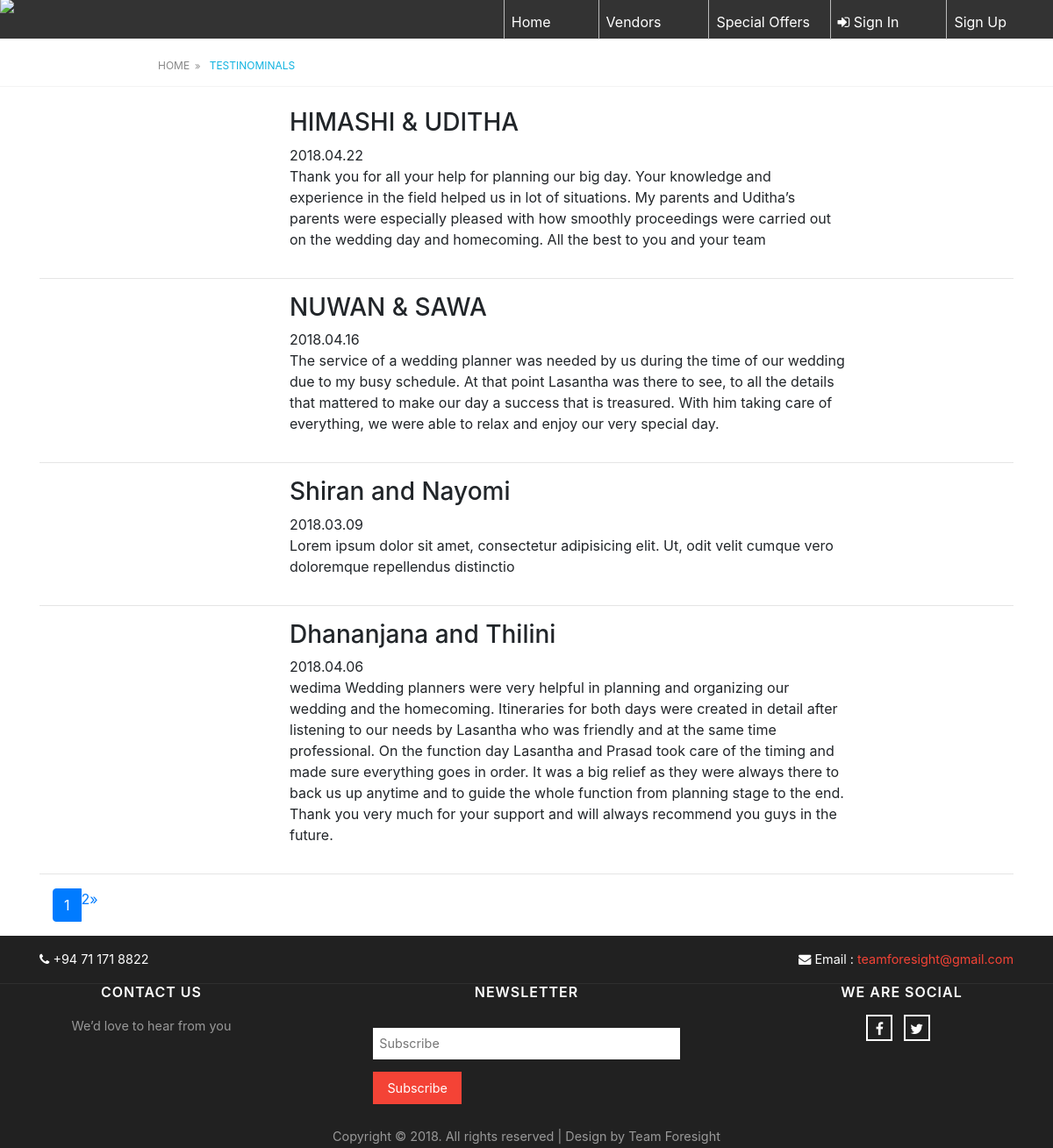
Page /index.php/home/allTestinominals on the committed database.
### tables this page shows
CREATE TABLE `feedback` (
  `id` int(11) NOT NULL,
  `weddingName` varchar(200) NOT NULL,
  `date` varchar(1000) NOT NULL,
  `description` varchar(1000) NOT NULL,
  `image` varchar(1000) DEFAULT NULL
);

### index.php (called while the page is built, shortened)
<?php
require_once BASEPATH.'core/CodeIgniter.php';

### application/models/Home_model.php (called while the page is built, shortened)
<?php
class Home_model extends CI_Model
{
    public function allTestinominals($limit, $start){
        $this->db->limit($limit, $start);
        $this->db->order_by("id", "desc");
        $query = $this->db->get("feedback");
        if ($query->num_rows() > 0) {
            foreach ($query->result() as $row) {
                $data[] = $row;
            }
            return $data;
        }
        return false;
    }
}

### application/views/testinominals.php (the view, shortened to what this page needs)
<br><br>
<div class="wrapper row2">
    <div id="breadcrumb" class="clear">
        <ul style="margin-left: 15%">
            <li><a href="<?php echo base_url().'home'?>#Testinomials">Home</a></li>
            <li><a href="">Testinominals</a></li>
        </ul>
    </div>
</div>
<br>
<div class="container">
<?php
if( !empty($testinominals1) ) {
    foreach ($testinominals1 as $testinominal) {
        ?>
        <div class="row">
            <div class="col-md-3">
            </div>
            <div class="col-md-7">
                <h3><?php echo $testinominal->weddingName; ?></h3><?php echo $testinominal->date; ?>
                <p><?php echo $testinominal->description; ?></p>
            </div>
        </div>
        <hr>
        <?php
    }
}
?>
<div class="container" ><center><?php echo "<p>".$links."</p>"; ?></center></div>
</div>

### application/views/testinominals.php (style rules this page uses)
.row2 { border-bottom:1px solid; }
.row2 { color:#888888; background-color:#FFFFFF; border-color:#F3F3F3; }
#breadcrumb a { color:inherit; background-color:inherit; }
#breadcrumb li:last-child a { color:#11b3e0; }
#breadcrumb { line-height:normal; }
#breadcrumb li a::after, .sidebar nav a::after { position:absolute; font-family:"FontAwesome"; font-size:10px; line-height:10px; }
#breadcrumb { padding:15px 0; }
#breadcrumb ul { margin:0; padding:0; list-style:none; text-transform:uppercase; }
#breadcrumb li { display:inline-block; margin:0 6px 0 0; padding:0; }
#breadcrumb li a { display:block; position:relative; margin:0; padding:0 12px 0 0; font-size:12px; }
#breadcrumb li a::after { top:3px; right:0; content:"\f101"; }
#breadcrumb li:last-child a { margin:0; padding:0; }
#breadcrumb li:last-child a::after { display:none; }

### rows in the picture
feedback: weddingName "HIMASHI & UDITHA", date "2018.04.22", description "Thank you for all your help for planning our big day. Your knowledge and experience in the field helped us in lot of situations. My parents and Uditha’s parents were especially pleased with how smoothly proceedings were carried out on the wedding day and homecoming. All the best to you and your team"
feedback: weddingName "NUWAN & SAWA", date "2018.04.16", description "The service of a wedding planner was needed by us during the time of our wedding due to my busy schedule. At that point Lasantha was there to see, to all the details that mattered to make our day a success that is treasured. With him taking care of everything, we were able to relax and enjoy our very special day."
feedback: weddingName "Shiran and Nayomi", date "2018.03.09", description "Lorem ipsum dolor sit amet, consectetur adipisicing elit. Ut, odit velit cumque vero doloremque repellendus distinctio"
feedback: weddingName "Dhananjana and Thilini", date "2018.04.06", description "wedima Wedding planners were very helpful in planning and organizing our wedding and the homecoming. Itineraries for both days were created in detail after listening to our needs by Lasantha who was friendly and at the same time professional. On the function day Lasantha and Prasad took care of the timing and made sure everything goes in order. It was a big relief as they were always there to back us up anytime and to guide the whole function from planning stage to the end. Thank you very much for your support and will always recommend you guys in the future."

### other values in the picture
$links "1 2 »"
